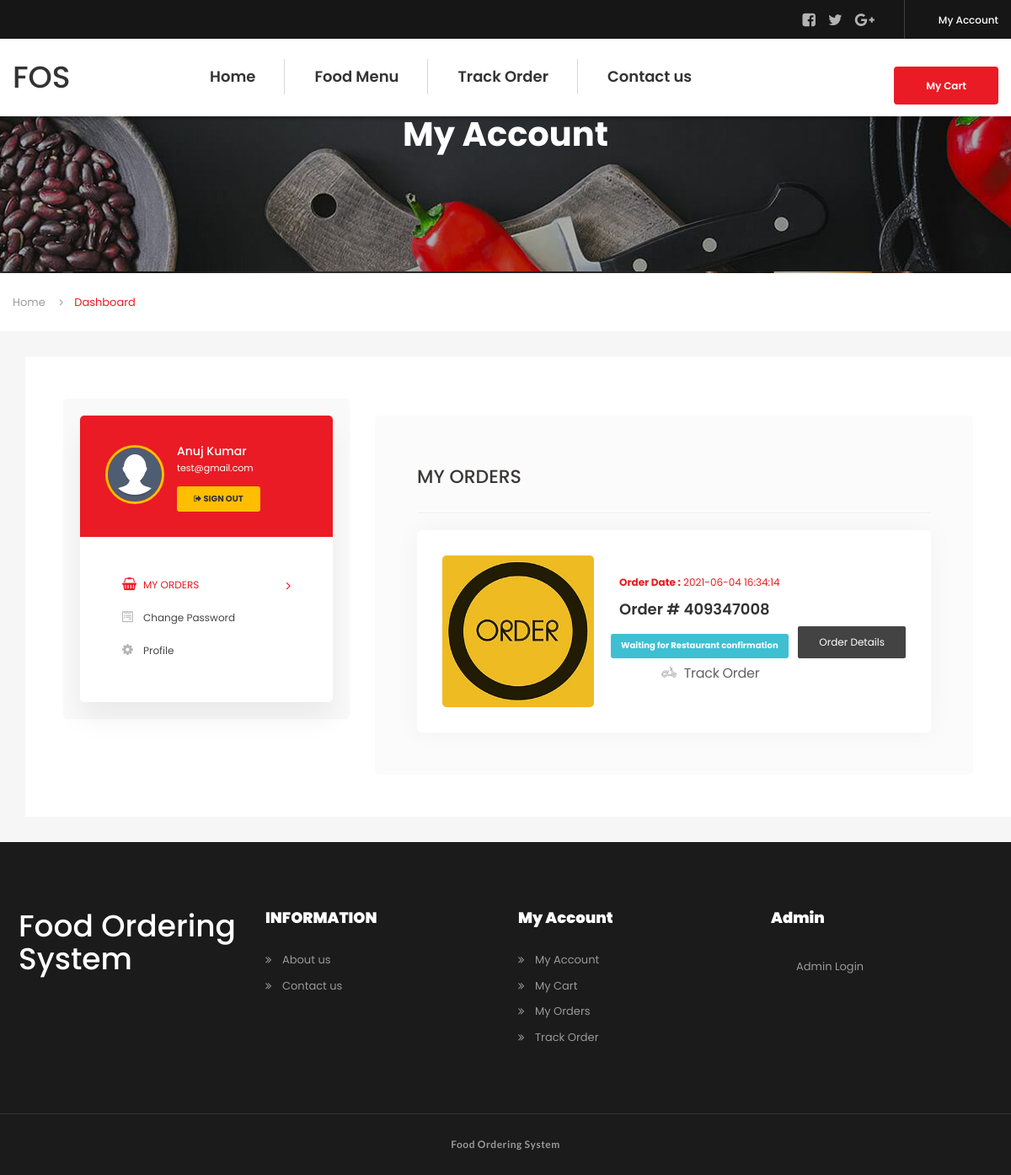
The page /my-account.php (signed in) on the database its author committed.
### tables this page shows
CREATE TABLE `tbluser` (
  `ID` int(10) NOT NULL,
  `FirstName` varchar(45) DEFAULT NULL,
  `LastName` varchar(50) DEFAULT NULL,
  `Email` varchar(120) DEFAULT NULL,
  `MobileNumber` bigint(11) DEFAULT NULL,
  `Password` varchar(120) DEFAULT NULL,
  `RegDate` timestamp NOT NULL DEFAULT current_timestamp()
);

CREATE TABLE `tblorderaddresses` (
  `ID` int(11) NOT NULL,
  `UserId` char(100) DEFAULT NULL,
  `Ordernumber` char(100) DEFAULT NULL,
  `Flatnobuldngno` varchar(255) DEFAULT NULL,
  `StreetName` varchar(255) DEFAULT NULL,
  `Area` varchar(255) DEFAULT NULL,
  `Landmark` varchar(255) DEFAULT NULL,
  `City` varchar(255) DEFAULT NULL,
  `OrderTime` timestamp NOT NULL DEFAULT current_timestamp(),
  `OrderFinalStatus` varchar(255) DEFAULT NULL
);

### my-account.php (the view, shortened to what this page needs)
<?php
   include_once('includes/dbconnection.php');
   if (strlen($_SESSION['fosuid']==0)) {
  header('location:logout.php');
  } else{
   ?>
<!DOCTYPE html>
<html lang="en">
   <head>
      <link rel="stylesheet" href="assets/css/icons.min.css">
      <link rel="stylesheet" href="assets/css/bootstrap.min.css">
      <link rel="stylesheet" href="assets/css/main.css">
      <link rel="stylesheet" href="assets/css/red-color.css">
      <link rel="stylesheet" href="assets/css/yellow-color.css">
      <link rel="stylesheet" href="assets/css/responsive.css">
   </head>
   <body itemscope>
      <?php include_once('includes/header.php');?>
      <section>
         <div class="block">
            <div class="fixed-bg" style="background-image: url(assets/images/topbg.jpg);"></div>
            <div class="page-title-wrapper text-center">
               <div class="col-md-12 col-sm-12 col-lg-12">
                  <div class="page-title-inner">
                     <h1 itemprop="headline">My Account</h1>
                  </div>
               </div>
            </div>
         </div>
      </section>
      <div class="bread-crumbs-wrapper">
         <div class="container">
            <ol class="breadcrumb">
               <li class="breadcrumb-item"><a href="index.php" title="" itemprop="url">Home</a></li>
               <li class="breadcrumb-item active">Dashboard</li>
            </ol>
         </div>
      </div>
      <section>
         <div class="block less-spacing gray-bg top-padd30">
            <div class="container">
               <div class="row">
                  <div class="col-md-12 col-sm-12 col-lg-12">
                     <div class="sec-box">
                        <div class="dashboard-tabs-wrapper">
                           <div class="row">
                              <div class="col-md-4 col-sm-12 col-lg-4">
                                 <div class="profile-sidebar brd-rd5 wow fadeIn" data-wow-delay="0.2s">
                                    <div class="profile-sidebar-inner brd-rd5">
                                <?php
$pid=$_SESSION['fosuid'];
$ret=mysqli_query($con,"select * from tbluser where ID='$pid'");
while ($row=mysqli_fetch_array($ret)) {
?>
                                       <div class="user-info red-bg">
                                          <img class="brd-rd50" src="assets/images/profile.png" alt="user-avatar.jpg" itemprop="image">
                                          <div class="user-info-inner">
                                             <h5 itemprop="headline"><a href="#" title="" itemprop="url"><?php  echo $row['FirstName']." ".$row['LastName'];?></a></h5>
                                             <span><a href="#" title="" itemprop="url"><?php  echo $row['Email'];?></a></span>
                                             <a class="brd-rd3 sign-out-btn yellow-bg" href="logout.php" title="" itemprop="url"><i class="fa fa-sign-out"></i> SIGN OUT</a>
                                          </div>
                                       </div>
                                   <?php } ?>
                                       <ul class="nav nav-tabs">
                                          <li class="active"><a href="#my-orders" data-toggle="tab"><i class="fa fa-shopping-basket"></i> MY ORDERS</a></li>
                                          <li><a href="#statement" data-toggle="tab"><i class="fa fa-wpforms"></i> Change Password</a></li>
                                          <li><a href="#account-settings" data-toggle="tab"><i class="fa fa-cog"></i> Profile</a></li>
                                       </ul>
                                    </div>
                                 </div>
                              </div>
                              <div class="col-md-8 col-sm-12 col-lg-8">
                                 <div class="tab-content">
                                    <div class="tab-pane fade in active" id="my-orders">
                                       <div class="tabs-wrp brd-rd5">
                                          <h4 itemprop="headline">MY ORDERS</h4>
                                          <hr />
                                          <div class="order-list">
<?php
$uid=$_SESSION['fosuid'];
      $query=mysqli_query($con,"select * from  tblorderaddresses  where UserId='$uid'");
      $num=mysqli_num_rows( $query);
      if($num>0){
              while($row=mysqli_fetch_array($query))
              { ?>
                                             <div class="order-item brd-rd5">
                                                <div class="order-thumb brd-rd5">
                                                   <a href="#" title="" itemprop="url"><img src="assets/images/order.jpg" alt="order-img1.jpg" itemprop="image"></a>
                                                </div>
                                                <div class="order-info">
                                                   <span class="red-clr"><b>Order Date :</b> <?php echo $row['OrderTime']?></span>
                                                   <h4 itemprop="headline"><a href="#" title="" itemprop="url">Order # <?php echo $row['Ordernumber'];?></a></h4>
                                                   <span class="processing brd-rd3"> <?php $status=$row['OrderFinalStatus'];
if($status==''){
 echo "Waiting for Restaurant confirmation";
} else{
echo $status;
}
                                                    ?></span>
                                                   <a class="brd-rd2" href="order-details.php?onumber=<?php echo $row['Ordernumber'];?>" title="Order Detail" itemprop="url">Order Details</a>
                                                   <ul class="post-meta">
                                     <li style="font-size:16px;"> <a href="javascript:void(0);" onClick="popUpWindow('trackorder.php?oid=<?php echo htmlentities($row['Ordernumber']);?>');" title="Track order"><i class="flaticon-transport"></i> Track Order</a></li>
                                                                    </ul>
                                                </div>
                                             </div>
                                         <?php } } else {?>
                                    <h5 style="color:red">No order found</h5>
                                     <?php } ?>
                                          </div>
                                       </div>
                                    </div>
                                 </div>
                              </div>
                           </div>
                        </div>
                     </div>
                  </div>
               </div>
            </div>
         </div>
      </section>
      <?php include_once('includes/footer.php');
               ?>
      </main>
   </body>
</html>
<?php } ?>

### assets/css/yellow-color.css (style rules this page uses)
.yellow-bg, .yellow-bg-layer:before, .sudo-bg-yellow:before, .popular-dish-info > a.yellow-bg, .read-more:hover, .read-more:focus, .search-frm > button:hover, .search-frm > button:focus, .newsletter-frm > button:hover, .newsletter-frm > button:focus, .sign-form button:hover, .sign-form button:focus, .booking-table > table tbody td h5:before, .booking-table > table tbody td a.detail-link:hover, .booking-table > table tbody td a.detail-link:focus, .profile-info > a.change-password.yellow-clr::before, .profile-img-upload-btn > label.red-bg:hover, .responsive-logomenu > span.red-bg:hover, .responsive-menu > span.red-bg:hover, .register-btn > a.red-bg:hover, .track-popup-innr > form button.red-bg:hover, .track-popup-innr > form a.red-bg:hover, .order-time > a.red-bg:hover, .order-time > a.red-bg:focus, a.close-buyer:hover, a.close-buyer:focus, a.thanks-close:hover, a.thanks-close:focus, .restaurant-search-form, .chef-box, .menu-sec > a:hover:hover { background-color: #ffbe00; }
.filter-buttons > li.active a, .error-page-inner > a, .user-info.red-bg > img { border-color: #ffbe00; }

### rows shown on the page
tbluser: FirstName "Anuj", LastName "Kumar", Email "test@gmail.com"
tblorderaddresses: OrderTime "2021-06-04 16:34:14", Ordernumber "409347008"
